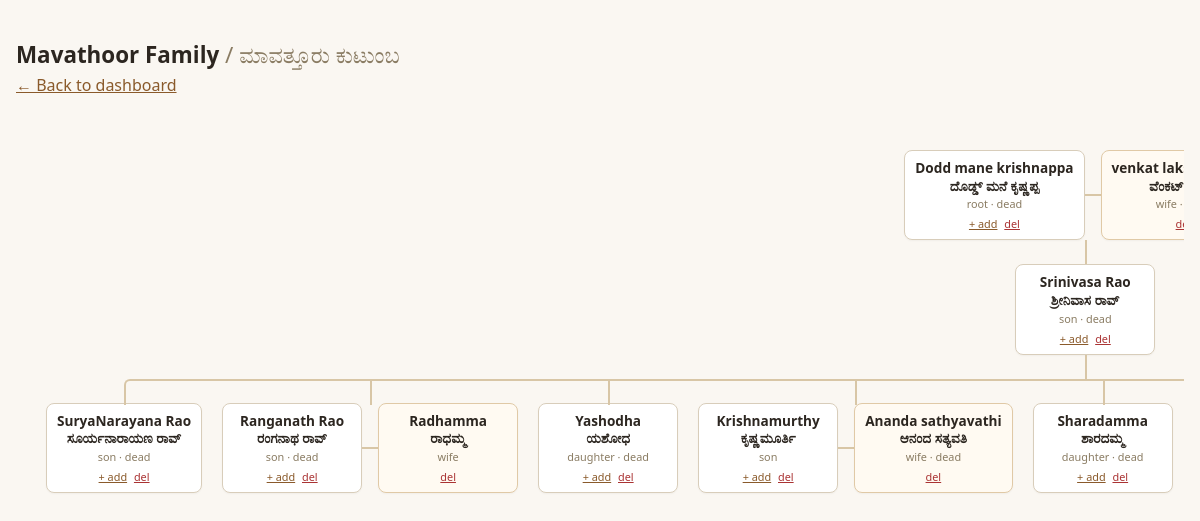
Page /admin/root (signed in) on the committed database.
### models.py (models this page shows, shortened)
class Person(db.Model):
    id = db.Column(db.Integer, primary_key=True)
    branch_id = db.Column(db.Integer, db.ForeignKey("branch.id"), nullable=True)
    parent_id = db.Column(db.Integer, db.ForeignKey("person.id"), nullable=True)
    relation_type = db.Column(db.String(20), nullable=False)  # root/son/daughter/spouse
    gender = db.Column(db.String(10))
    alive_status = db.Column(db.String(10), default="Alive")
    name = db.Column(db.String(120), nullable=False)       # English spelling
    name_kn = db.Column(db.String(120))                     # Kannada spelling (auto-suggested, editable)
    dob = db.Column(db.String(20))   # DD-MM-YYYY, optional
    dod = db.Column(db.String(20))   # DD-MM-YYYY, optional
    dod_masa = db.Column(db.String(30))    # lunar month at death (e.g. Chaitra), for Paksha Masa rites
    dod_paksha = db.Column(db.String(20))  # Shukla / Krishna paksha at death
    dod_thithi = db.Column(db.String(30))  # thithi at death (e.g. Chaturdashi)
    nakshatra = db.Column(db.String(60))      # nakshatra at birth
    gothra = db.Column(db.String(60))
    address = db.Column(db.Text)
    phone = db.Column(db.String(20))
    email = db.Column(db.String(120))
    maps_link = db.Column(db.String(400))
    sibling_order = db.Column(db.Integer, default=1)  # 1 = eldest
    created_at = db.Column(db.DateTime, default=db.func.now())
    children = db.relationship(
        "Person",
        backref=db.backref("parent", remote_side=[id]),
        foreign_keys=[parent_id],
    )
    def age(self):
        if not self.dob:
            return None

### app.py (the view)
@app.route("/admin/root")
def admin_root_home():
    if not require_admin():
        return redirect(url_for("admin_login"))
    root = get_root_person()
    if not root:
        return redirect(url_for("admin_root_create"))
    tree = build_person_tree(root, branch_id=None)
    return render_template("family_tree.html", branch=None, root=root, tree=tree)

### app.py (called while the page is built)
@app.context_processor
def inject_site_name():
    return {"site_name": SITE_NAME}

def require_admin():
    return session.get("is_admin", False)

def get_root_person():
    return Person.query.filter_by(relation_type="root", branch_id=None).first()

### templates/family_tree.html (shortened to what this page needs)
{% extends "base.html" %}
{% block bodyclass %}wide{% endblock %}
{% block content %}
{% if branch %}
<h1>{{ branch.label }}</h1>
<p class="sub">Add your family, starting from {{ branch.anchor_person.name }}. Please add children eldest → youngest. Click a box to view or edit that person.
<br><span class="kn">ನಿಮ್ಮ ಕುಟುಂಬವನ್ನು {{ branch.anchor_person.name }} ಇಂದ ಪ್ರಾರಂಭಿಸಿ ಸೇರಿಸಿ. ಒಬ್ಬ ವ್ಯಕ್ತಿಯ ವಿವರ ನೋಡಲು/ತಿದ್ದಲು ಅವರ ಪೆಟ್ಟಿಗೆಯನ್ನು ಕ್ಲಿಕ್ ಮಾಡಿ.</span></p>
{% else %}
<h1>{{ site_name }} <span class="kn">/ ಮಾವತ್ತೂರು ಕುಟುಂಬ</span></h1>
<p class="sub"><a href="{{ url_for('admin_dashboard') }}">&larr; Back to dashboard</a></p>
{% endif %}
{% macro person_box(p, extra_class='') %}
<div class="person-box {{ extra_class }}">
  <a class="pname" href="{% if branch %}{{ url_for('branch_edit_person', token=branch.token, person_id=p.id) }}{% else %}{{ url_for('admin_root_edit_person', person_id=p.id) }}{% endif %}">
    {{ p.name }}{% if p.name_kn %}<br>{{ p.name_kn }}{% endif %}
  </a>
  <div class="ptag">
    {{ p.relation_type }}{% if p.alive_status == 'Dead' %} · dead{% endif %}{% if p.age() %} · age {{ p.age() }}{% endif %}
  </div>
  <div class="person-actions">
    {% if branch %}
      {% if p.relation_type not in ('wife', 'husband') %}
        <a href="{{ url_for('branch_add_person', token=branch.token, parent_id=p.id) }}">+ add</a>
      {% endif %}
      {% if p.id != branch.anchor_person_id %}
      <form method="post" action="{{ url_for('branch_delete_person', token=branch.token, person_id=p.id) }}" style="display:inline;"
            onsubmit="return confirm('Delete {{ p.name }} and everyone entered under them? This cannot be undone.');">
        <button type="submit" class="linklike">del</button>
      </form>
      {% endif %}
    {% else %}
      {% if p.relation_type not in ('wife', 'husband') %}
        <a href="{{ url_for('admin_root_add_person', parent_id=p.id) }}">+ add</a>
      {% endif %}
      <form method="post" action="{{ url_for('admin_root_delete_person', person_id=p.id) }}" style="display:inline;"
            onsubmit="return confirm('Delete {{ p.name }} and everyone entered under them? This cannot be undone.');">
        <button type="submit" class="linklike">del</button>
      </form>
    {% endif %}
  </div>
</div>
{% endmacro %}
{% macro render_node(node) %}
<li>
  <div class="couple">
    {{ person_box(node.person) }}
    {% for s in node.spouses %}
      <div class="couple-connector"></div>
      {{ person_box(s.person, 'spouse-box') }}
    {% endfor %}
  </div>
  {% if node.children %}
  <ul>
    {% for child in node.children %}{{ render_node(child) }}{% endfor %}
  </ul>
  {% endif %}
</li>
{% endmacro %}
<div class="tree-wrap">
  <div class="tree">
    <ul>
      {{ render_node(tree) }}
    </ul>
  </div>
</div>
{% endblock %}

### templates/base.html (style rules this page uses)
body { font-family: system-ui, sans-serif; background: #faf7f2; color: #2c2620; margin: 0; }
h1 { font-size: 1.4rem; margin-bottom: 4px; }
.sub { color: #7a6f60; margin-top: 0; margin-bottom: 20px; }
button, .btn { display: inline-block; background: #8a5a2b; color: #fff; border: none; padding: 9px 16px; border-radius: 6px; font-size: 0.95rem; cursor: pointer; text-decoration: none; margin-top: 14px; }
a { color: #8a5a2b; }
.kn { color: #8a7c63; font-weight: normal; }
.linklike { background: none; border: none; color: #a33; text-decoration: underline; cursor: pointer; padding: 0; margin: 0; font-size: 0.85rem; font-family: inherit; }
.tree-wrap { overflow-x: auto; padding: 10px 0 30px; }
.tree, .tree ul, .tree li { list-style: none; margin: 0; padding: 0; position: relative; }
.tree { display: flex; justify-content: center; width: max-content; min-width: 100%; }
.tree ul { display: flex; padding-top: 24px; position: relative; }
.tree li { display: flex; flex-direction: column; align-items: center; padding: 24px 10px 0 10px; position: relative; }
.tree li::before, .tree li::after { content: ''; position: absolute; top: 0; right: 50%; border-top: 2px solid #d8c6a6; width: 50%; height: 24px; }
.tree li::after { right: auto; left: 50%; border-left: 2px solid #d8c6a6; }
.tree li:only-child::before, .tree li:only-child::after { display: none; }
.tree li:only-child { padding-top: 0; }
.tree li:first-child::before { border: 0 none; }
.tree li:last-child::after { border: 0 none; }
.tree li:last-child::before { border-right: 2px solid #d8c6a6; border-radius: 0 6px 0 0; }
.tree li:first-child::after { border-radius: 6px 0 0 0; }
.tree ul ul::before { content: ''; position: absolute; top: 0; left: 50%; border-left: 2px solid #d8c6a6; width: 0; height: 24px; }
.person-box { border: 1px solid #d8cdba; border-radius: 8px; padding: 8px 10px; background: #fff; text-align: center; min-width: 118px; box-shadow: 0 1px 2px rgba(0,0,0,0.04); }
.person-box .pname { font-weight: 600; color: #2c2620; text-decoration: none; font-size: 0.85rem; display: block; line-height: 1.3; }
.person-box .ptag { font-size: 0.68rem; color: #8a7c63; margin-top: 2px; }
.person-actions { font-size: 0.68rem; margin-top: 5px; white-space: nowrap; }
.person-actions a, .person-actions .linklike { font-size: 0.68rem; margin: 0 2px; }
.couple { display: flex; align-items: center; }
.couple-connector { width: 16px; height: 2px; background: #d8c6a6; flex-shrink: 0; }
.spouse-box { border-color: #e0c9a6; background: #fffaf2; }

### rows in the picture
Person: name "Dodd mane krishnappa", name_kn "ದೊಡ್ಡ್ ಮನೆ ಕೃಷ್ಣಪ್ಪ", relation_type "root"
Person: name "venkat…", name_kn "ವೆಂಕಟ್…", relation_type "wife"
Person: name "Srinivasa Rao", name_kn "ಶ್ರೀನಿವಾಸ ರಾವ್", relation_type "son"
Person: name "SuryaNarayana Rao", name_kn "ಸೂರ್ಯನಾರಾಯಣ ರಾವ್", relation_type "son"
Person: name "Ranganath Rao", name_kn "ರಂಗನಾಥ ರಾವ್", relation_type "son"
Person: name "Radhamma", name_kn "ರಾಧಮ್ಮ", relation_type "wife"
Person: name "Yashodha", name_kn "ಯಶೋಧ", relation_type "daughter"
Person: name "Krishnamurthy", name_kn "ಕೃಷ್ಣಮೂರ್ತಿ", relation_type "son"
Person: name "Ananda sathyavathi", name_kn "ಆನಂದ ಸತ್ಯವತಿ", relation_type "wife"
Person: name "Sharadamma", name_kn "ಶಾರದಮ್ಮ", relation_type "daughter"

### other values in the picture
{{ site_name }} "Mavathoor Family"
